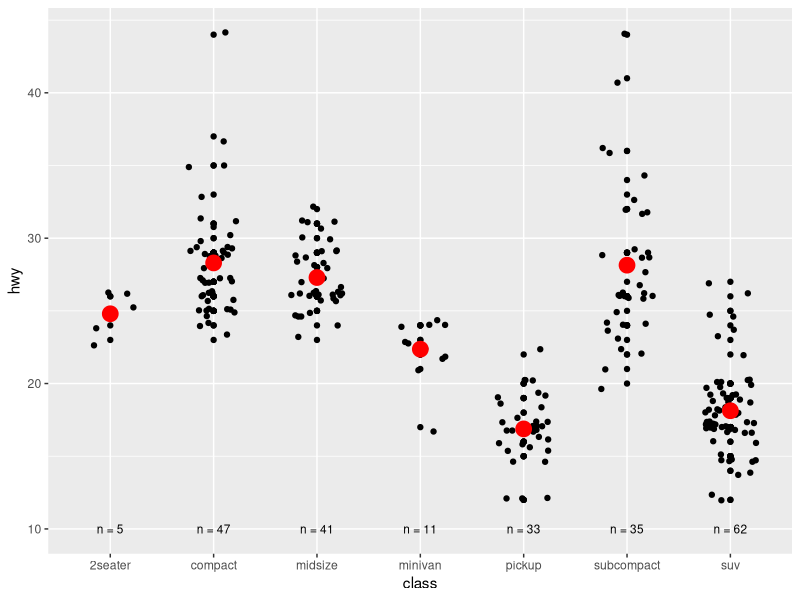
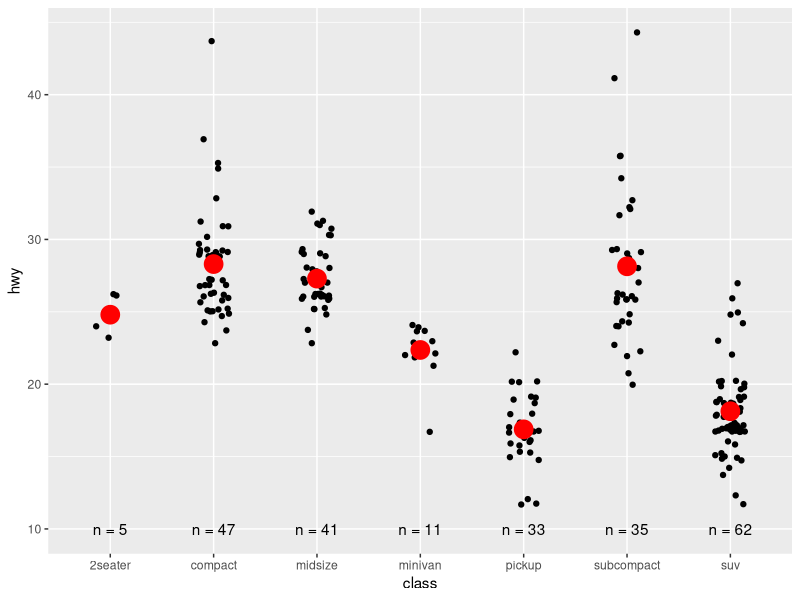
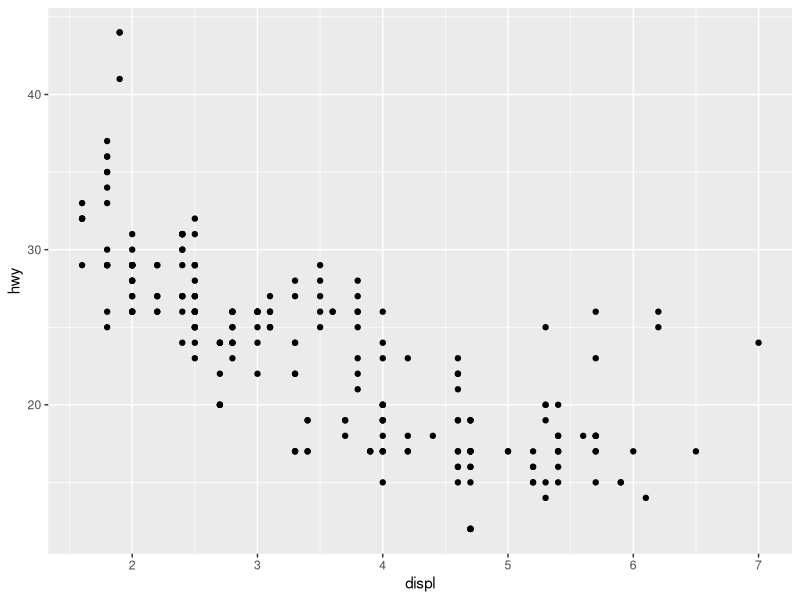
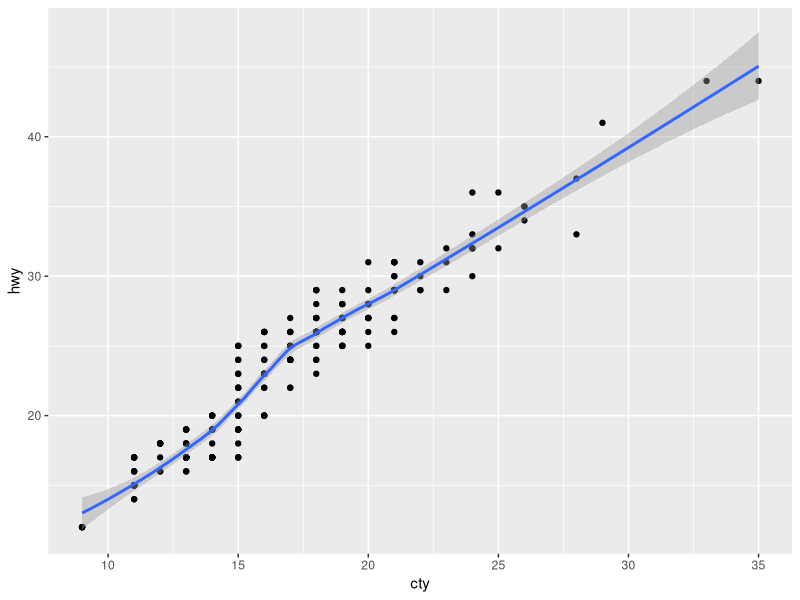
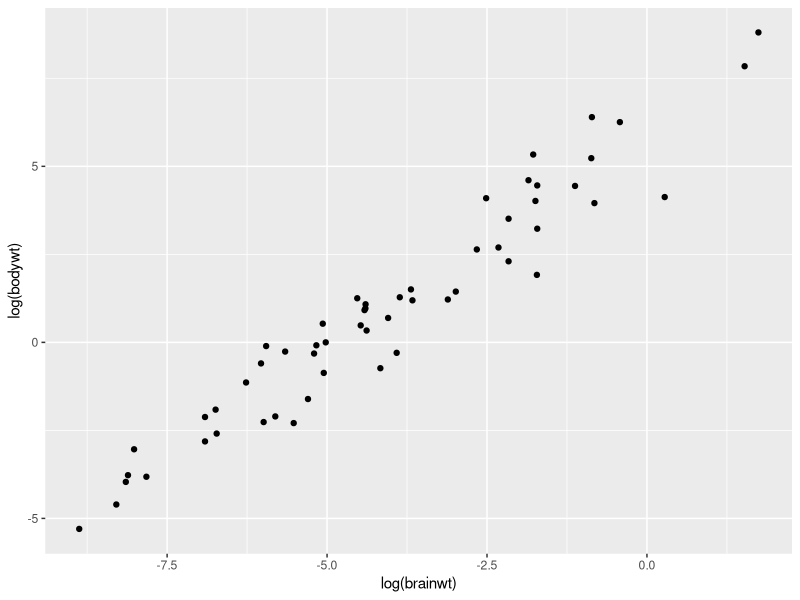
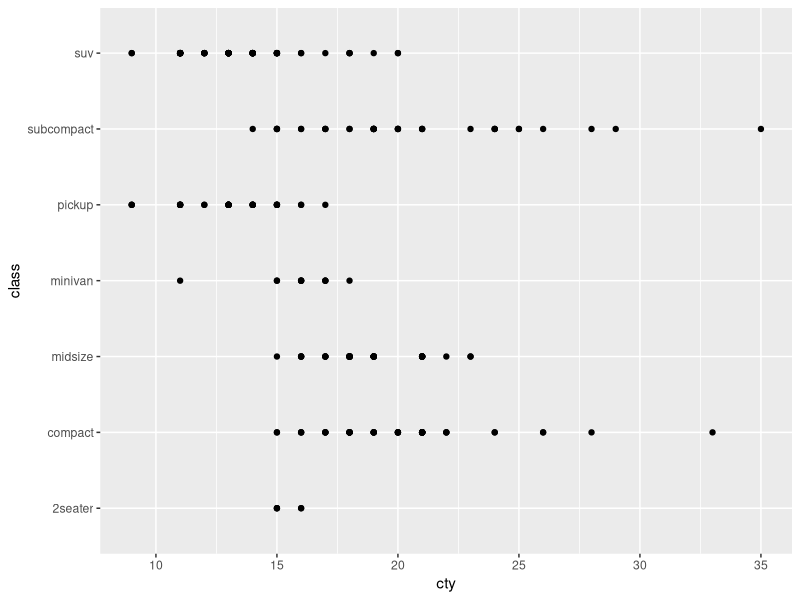
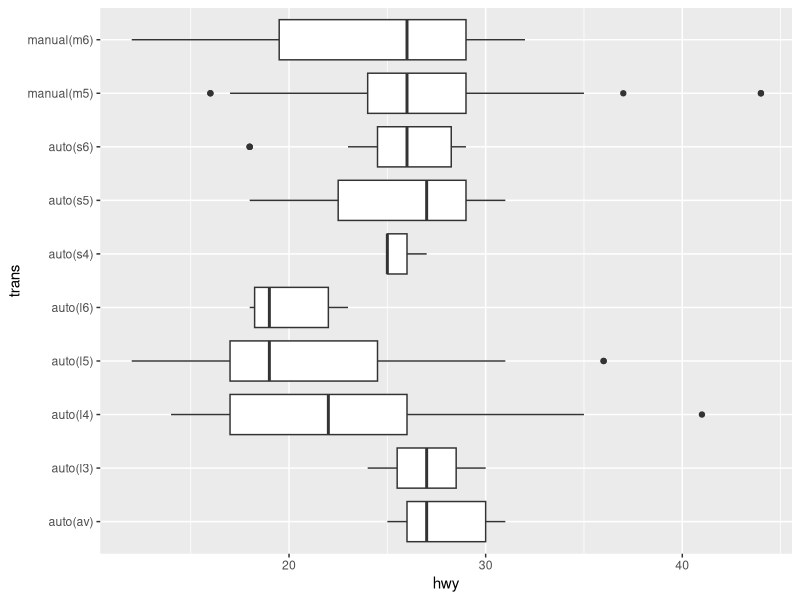
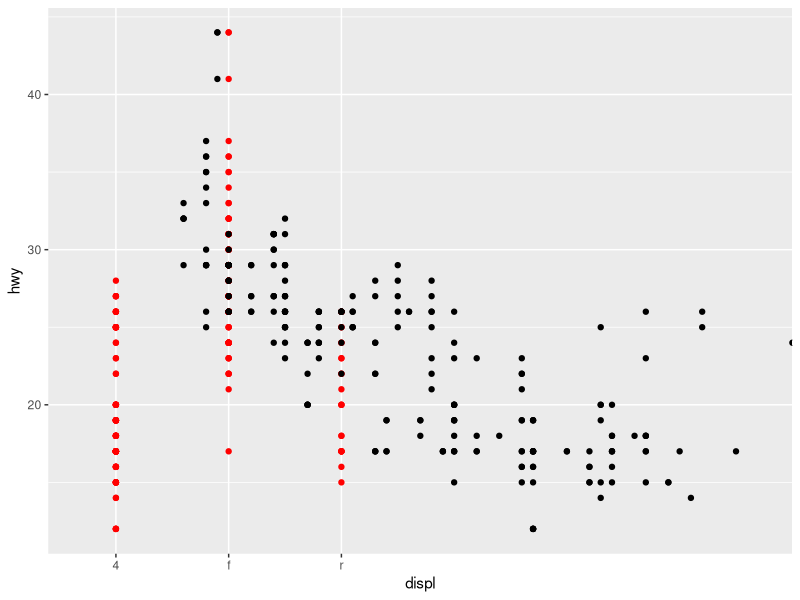

Write R code to recreate these figures, in order.
## ---- chunk 1
library(ggplot2)
library(dplyr)

knitr::opts_chunk$set(
  comment = "#>",
  fig.align = "center"
)
## ---- chunk 2
class <- mpg %>%
  group_by(class) %>%
  summarise(n = n(), hwy = mean(hwy))
## ---- chunk 3
ggplot(mpg, aes(class, hwy)) +
  geom_point() +
  geom_jitter(width = 0.25) +
  geom_point(data = class, color = "red", size = 5) +
  geom_text(aes(y = 10, label = paste0("n = ", n)), data = class, size = 3)
## ---- chunk 4
mpg %>%
  ggplot(aes(class, hwy)) +
  geom_jitter(width = 0.15, height = 0.35) +
  geom_point(
    data = class, aes(class, hwy),
    color = "red",
    size = 6
  ) +
  geom_text(data = class, aes(y = 10, x = class, label = paste0("n = ", n)))
## ---- chunk 5
ggplot(mpg, aes(displ, hwy)) +
  geom_point()

ggplot(mpg, aes(cty, hwy)) +
  geom_point() +
  geom_smooth(method = "loess", formula = y ~ x)

ggplot(msleep, aes(log(brainwt), log(bodywt))) +
  geom_point(na.rm = TRUE)
## ---- chunk 6
ggplot(mpg, aes(class, cty)) +
  geom_point() +
  coord_flip()

ggplot(mpg, aes(trans, hwy)) +
  geom_boxplot() +
  coord_flip()
## ---- chunk 7
ggplot(mpg, aes(displ, hwy)) +
  geom_point(aes(drv, hwy), color = "red") +
  geom_point()
